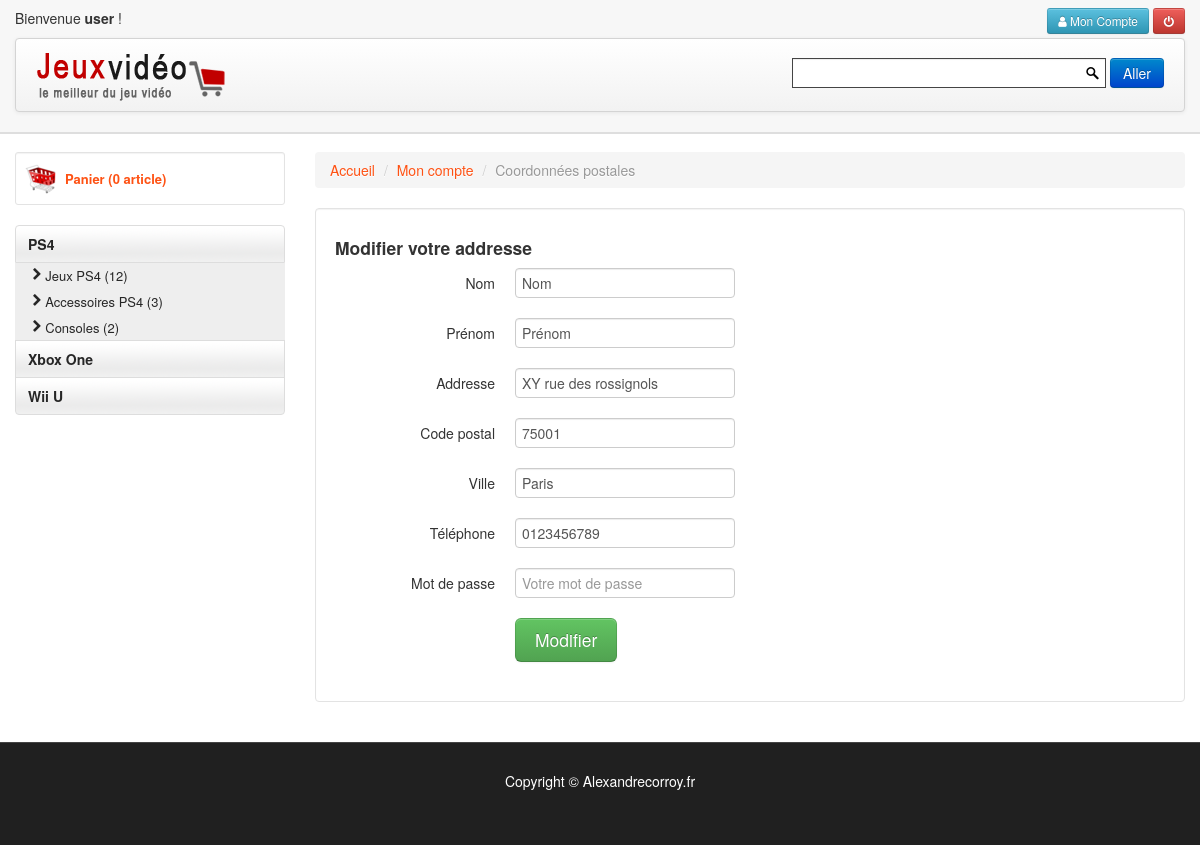
Screenshot of /index.php/user/details (signed in) with the database file from the repository.
### tables this page shows
CREATE TABLE IF NOT EXISTS `eshop_categories` (
  `id` int(11) NOT NULL AUTO_INCREMENT,
  `left` int(11) NOT NULL,
  `right` int(11) NOT NULL,
  `name_categorie` varchar(64) NOT NULL,
  PRIMARY KEY (`id`)
);

CREATE TABLE IF NOT EXISTS `eshop_users_details` (
  `id_user` int(11) NOT NULL,
  `nom` varchar(64) NOT NULL,
  `prenom` varchar(64) NOT NULL,
  `adresse` varchar(256) NOT NULL,
  `code_postal` int(11) NOT NULL,
  `ville` varchar(64) NOT NULL,
  `telephone` varchar(20) NOT NULL,
  PRIMARY KEY (`id_user`)
);

### application/core/MY_Loader.php (called while the page is built, shortened)
<?php
class MY_Loader extends CI_Loader {
    public function template($template_name, $vars = array(), $return = FALSE)
    {
        $content  = $this->view('header', $vars, $return);
        $content .= $this->view($template_name, $vars, $return);
    }
}
?>

### application/controllers/user.php (called while the page is built, shortened)
<?php if ( ! defined('BASEPATH')) exit('No direct script access allowed');
class User extends MY_Controller {
    public function details()
    {
        $features = new Model_features();
        $categories = new Model_categories();
        $this->load->model("Model_user", '', true);
        $users = new Model_user();
        $details = $users->getUserDetails($_SESSION['id']);
        $this->load->template('user_details', array('details'=>$details,'categories'=>$categories->showAllCategories(), 'features'=>$features));
    }
}

### index.php (called while the page is built, shortened)
<?php
require_once BASEPATH.'core/CodeIgniter.php';

### application/models/model_categories.php (called while the page is built, shortened)
<?php
class Model_categories extends CI_Model
{
    public function showAllCategories()
    {
        $sql = "SELECT *
                FROM eshop_categories
                ORDER BY `left` ASC";
        $query = $this->db->query($sql);
        $res = array();
        foreach($query->result_array() as $row)
        {
            $res[]=$row;
        }
        return $res;
    }
}

### application/models/model_features.php (called while the page is built, shortened)
<?php
class Model_features extends CI_Model
{
    public function countItemByCat($id_cat)
    {
        $sql = "SELECT COUNT(id) number_items
                FROM eshop_products
                WHERE id_categorie = ? AND stock > 0";
        $query = $this->db->query($sql, array($id_cat));
        $res = $query->row_array();
        return $res['number_items'];
    }
}

### application/models/model_user.php (called while the page is built, shortened)
<?php
class Model_user extends CI_Model
{
    public function getUserDetails($id)
    {
        $sql = "SELECT * FROM eshop_users_details WHERE id_user = ?";
        $query = $this->db->query($sql, array($id));
        $res = $query->row_array();
        return $res;
    }
}

### application/views/user_details.php (the view, shortened to what this page needs)
<div class="span9">
    <ul class="breadcrumb">
        <li><a href="<?=base_url()?>">Accueil</a> <span class="divider">/</span></li>
        <li><a href="<?=site_url('user/panel/')?>">Mon compte</a> <span class="divider">/</span></li>
        <li class="active">Coordonnées postales</li>
    </ul>
    <div class="well">
        <?php if(!empty($details)):?>
        <form class="form-horizontal" method="post" action="<?= site_url('/user/editDetails')?>">
            <h4>Modifier votre addresse</h4>
            <div class="control-group">
                <label class="control-label" for="inputFname">Nom</label>
                <div class="controls">
                    <input type="text" id="inputFname" placeholder="Nom" name="nom" value="<?= $details['nom'] ?>">
                </div>
            </div>
            <div class="control-group">
                <label class="control-label" for="inputLname">Prénom</label>
                <div class="controls">
                    <input type="text" id="inputLname" placeholder="Prénom" name="prenom" value="<?= $details['prenom'] ?>"/>
                </div>
            </div>
            <div class="control-group">
                <label class="control-label" for="address">Addresse</label>
                <div class="controls">
                    <input type="text" id="address" placeholder="Adresse" name="adresse" value="<?= $details['adresse'] ?>"/>
                </div>
            </div>
            <div class="control-group">
                <label class="control-label" for="postcode">Code postal</label>
                <div class="controls">
                    <input type="number" id="postcode" placeholder="Code Postal" name="cp" value="<?= $details['code_postal'] ?>"/>
                </div>
            </div>
            <div class="control-group">
                <label class="control-label" for="city">Ville</label>
                <div class="controls">
                    <input type="text" id="city" placeholder="Ville" name="ville" value="<?= $details['ville'] ?>"/>
                </div>
            </div>
            <div class="control-group">
                <label class="control-label" for="phone">Téléphone</label>
                <div class="controls">
                    <input type="text" id="phone" placeholder="Téléphone" name="tel" value="<?= $details['telephone'] ?>"/>
                </div>
            </div>
            <div class="control-group">
                <label class="control-label" for="password">Mot de passe</label>
                <div class="controls">
                    <input type="password" id="password" placeholder="Votre mot de passe" name="password"/>
                </div>
            </div>
            <div class="control-group">
                <div class="controls">
                    <input class="btn btn-large btn-success" type="submit" value="Modifier" />
                </div>
            </div>
        </form>
        <?php endif ?>
    </div>
</div>

### application/views/header.php (shortened to what this page needs)
<!DOCTYPE html>
<html lang="fr">
<head>
    <link rel="stylesheet" href="https://ajax.googleapis.com/ajax/libs/jqueryui/1.11.3/themes/smoothness/jquery-ui.css" />
    <link id="callCss" rel="stylesheet" href="<?=base_url()?>assets/businessltd/bootstrap.min.css" media="screen"/>
    <link href="<?=base_url()?>assets/css/base.css" rel="stylesheet" media="screen"/>
    <link href="<?=base_url()?>assets/css/bootstrap-responsive.min.css" rel="stylesheet"/>
    <link href="<?=base_url()?>assets/css/font-awesome.css" rel="stylesheet" type="text/css">
    <link rel="stylesheet" href="//maxcdn.bootstrapcdn.com/font-awesome/4.3.0/css/font-awesome.min.css">
</head>
<body>
<div id="header">
    <div class="container">
        <div id="welcomeLine" class="row">
            <?php if(array_key_exists('login', $_SESSION)):?>
                <div class="span6">Bienvenue <strong><?=$_SESSION['login']?></strong> !</div>
            <?php else: ?>
                <div class="span6">Bienvenue ! <a href="<?= site_url("/user/register")?>">Pas encore de compte ?</a></div>
            <?php endif ?>
            <div id="topMenu" class="pull-right">
                <?php if(array_key_exists('login', $_SESSION)): ?>
                    <?php
                    if(array_key_exists('admin', $_SESSION))
                    {
                        echo '<a href="'.site_url('/admin/').'"><button class="btn btn-small btn-info"><i class="fa fa-lock"></i> ADMIN PANEL</button></a>';
                    }
                    else
                    {
                        echo '<a href="'.site_url('/user/panel').'"><button class="btn btn-small btn-info"><i class="fa fa-user"></i> Mon Compte</button></a>';
                    }
                    ?>
                    <a title="Se déconnecter" href="<?= site_url("/user/logout")?>"><button class="btn btn-small btn-danger"><i class="fa fa-power-off"></i></button></a>
                <?php endif ?>
            </div>
        </div>
        <div id="logoArea" class="navbar">
            <div class="navbar-inner">
                <a class="brand" href="<?=base_url()?>"><img src="<?=base_url()?>assets/images/logo.png" alt="Bootsshop"/></a>
                <form class="form-inline navbar-search pull-right" id="searchForm" method="post" action="<?=site_url('/view/search')?>" >
                    <input id="search" name="search" class="srchTxt" type="text" />
                    <button type="submit" id="submitButton" class="btn btn-primary">Aller</button>
                </form>
            </div>
        </div>
    </div>
</div>
<div id="mainBody">
    <div class="container">
        <div class="row">
            <div id="sidebar" class="span3">
                <?php if(!array_key_exists('admin', $_SESSION)):?>
                    <?php
                    if(array_key_exists('cart', $_SESSION))
                    {
                        $article = count($_SESSION['cart']);
                        if($article<2)
                        {
                            $article = count($_SESSION['cart']).' article';
                        }
                        else
                        {
                            $article = count($_SESSION['cart']).' articles';
                        }
                    }
                    else
                    {
                        $article = '0 article';
                    }
                    ?>
                <div class="well well-small"><a id="myCart" href="<?=site_url('/checkout/cart')?>"><img src="<?=base_url()?>assets/images/ico-cart.png" alt="cart">Panier (<?=$article?>)</a></div>
                <?php endif ?>
                <ul id="sideMenu" class="nav nav-tabs nav-stacked">
                    <?php
                    $levels = 0;
                    $topRight = 0;
                    foreach($categories as $key=>$categorie)
                    {
                        $left = $categorie['left'];
                        $right = $categorie['right'];
                        if ($categorie['id']==1)
                        {
                            continue;
                        }
                        if ($levels > 0 && $left>$topRight)
                        {
                            echo "</ul>";
                            $levels--;
                        }
                        if ($left + 1 != $right)
                        {
                            echo "<li class='subMenu";
                            echo $key==1 ? ' open' : '';
                            echo "'><a class='cursor'>".$categorie['name_categorie']."</a>";
                            echo $key!=1 ? '<ul style="display:none">' : '<ul>';
                            $levels++;
                            $topRight=$right;
                        }
                        else
                        {
                            echo "<li><a href='".site_url('view/category/'.$categorie['id'])."'><i class='icon-chevron-right'></i>".$categorie['name_categorie']." (".$features->countItemByCat($categorie['id']).")</a></li>";
                        }
                    }
                    if($levels)
                    {
                        echo "</ul></li>";
                    }
                    ?>
                </ul>
            </div>

### assets/css/base.css (style rules this page uses)
#mainBody { border-top:2px solid #dedede; padding-top: 18px; }
#carouselBlk,#header { background: url(../images/headerRepeat.png) repeat-x 0 0 #f7f7f7; }
#search { background: url(../images/search.png) no-repeat right 0 #fff; }
#logoArea, #logoArea a { line-height:49px; }
#logoArea .btn, #logoArea .btn-group { margin-top: 0; }
#welcomeLine { padding: 8px 0 4px }
#myCart img { float:left; margin-right:8px; }
#myCart { font-size: 13px;font-weight: bold; line-height: 33px; }
#sidebar ul ul li a { font-size:12px; }
#sidebar ul { list-style: none;padding: 0;margin: 0;width: 100%; }
#sidebar li a { font-weight:bold; background:url(../images/tabRepeatInactive.png) repeat-x 0 0; color:#262626; }
#sidebar ul li li a { background:#eee; padding-left:14px;font-weight:normal;display:block; font-size:13px; line-height:26px; }
#sidebar .cursor { cursor:pointer; }
.navbar-search .srchTxt { border-radius: 0;border: 1px solid #444; }
[class^="icon-"], [class*=" icon-"] { background-image: none; }
#logoArea, #logoArea a { outline:none; }
.navbar-search { margin-top: 8px; }
.srchTxt { width:300px }

### rows the page displays
eshop_categories: name_categorie "PS4"
eshop_categories: name_categorie "Jeux PS4", countItemByCat "12"
eshop_categories: name_categorie "Accessoires PS4", countItemByCat "3"
eshop_categories: name_categorie "Consoles", countItemByCat "2"
eshop_categories: name_categorie "Xbox One"
eshop_categories: name_categorie "Wii U"
eshop_users_details: nom "Nom", prenom "Prénom", adresse "XY rue des rossignols", cp "75001", ville "Paris", tel "0123456789"

### other values shown
$_SESSION['login'] "user"
$article "0 article"
